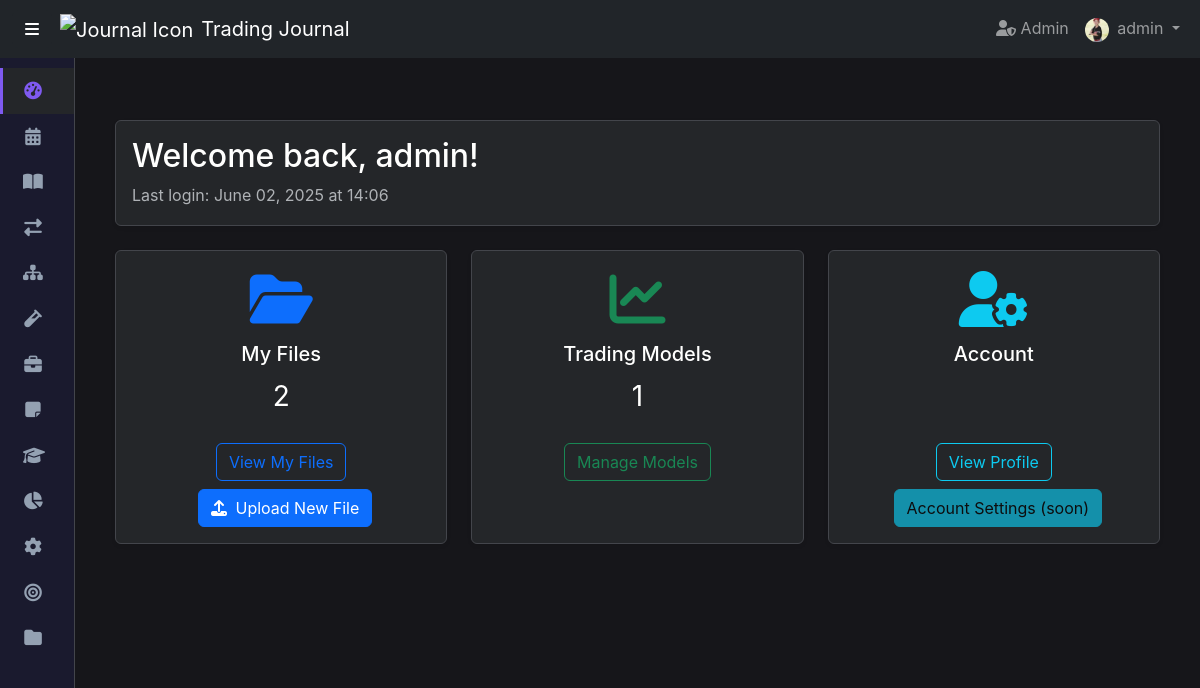
The app's page /index (signed in) with its own data.
### app/models.py (models this page shows, shortened)
class User(db.Model, UserMixin):
    __tablename__ = 'user'
    id = db.Column(db.Integer, primary_key=True)
    username = db.Column(db.String(80), unique=True, nullable=False, index=True)
    email = db.Column(db.String(120), unique=True, nullable=False, index=True)
    password_hash = db.Column(db.String(256), nullable=False)
    name = db.Column(db.String(100), nullable=True)
    role = db.Column(db.Enum(UserRole), nullable=False, default=UserRole.USER)
    created_at = db.Column(db.DateTime, nullable=False, default=datetime.utcnow)
    updated_at = db.Column(db.DateTime, nullable=True, onupdate=datetime.utcnow)
    last_login = db.Column(db.DateTime, nullable=True)
    is_active = db.Column(db.Boolean, nullable=False, default=True)
    profile_picture = db.Column(db.String(200), nullable=True) # Path relative to static/profile_pics
    bio = db.Column(db.Text, nullable=True)
    is_email_verified = db.Column(db.Boolean, nullable=False, server_default='0') # Use server_default for new DBs
    activities = db.relationship('Activity', backref='user', lazy='dynamic', cascade='all, delete-orphan')
    files = db.relationship('File', backref='user', lazy='dynamic', cascade='all, delete-orphan')
    settings = db.relationship('Settings', backref='user', uselist=False, cascade='all, delete-orphan')
    api_keys = db.relationship('ApiKey', backref='user', lazy='dynamic', cascade='all, delete-orphan')
    trading_models = db.relationship('TradingModel', backref='user', lazy='dynamic')
    trades = db.relationship('Trade', backref='user', lazy='dynamic')
    daily_journals = db.relationship('DailyJournal', backref='user', lazy='dynamic')
    weekly_journals = db.relationship('WeeklyJournal', backref='user', lazy='dynamic')
    monthly_journals = db.relationship('MonthlyJournal', backref='user', lazy='dynamic')
    quarterly_journals = db.relationship('QuarterlyJournal', backref='user', lazy='dynamic')
    yearly_journals = db.relationship('YearlyJournal', backref='user', lazy='dynamic')
    def is_admin(self): return self.role == UserRole.ADMIN

### app/blueprints/main_bp.py (the view)
@main_bp.route('/')
@main_bp.route('/index') # You can have multiple routes for the same function
@login_required
def index():
    return render_template('index.html', title="Dashboard", Activity=Activity)

### app/templates/main/index.html (shortened to what this page needs)
{% extends "base.html" %}
{% block content %}
<div class="container mt-4">
    <div class="card shadow-sm mb-4 welcome-section">
        <div class="card-body">
            <h2 class="card-title">Welcome back, {{ current_user.username }}!</h2>
            <p class="card-text text-muted last-login">
                Last login:
                {% if current_user.last_login %}
                    {{ current_user.last_login.strftime('%B %d, %Y at %H:%M') }}
                {% else %}
                    This is your first login.
                {% endif %}
            </p>
        </div>
    </div>
    <div class="row gy-4">
        <div class="col-md-6 col-lg-4">
            <div class="card shadow-sm h-100">
                <div class="card-body text-center">
                    <div class="card-icon display-4 text-primary mb-2">
                        <i class="fas fa-folder-open"></i>
                    </div>
                    <h5 class="card-title">My Files</h5>
                    <p class="card-text stat fs-3">{{ current_user.files.count() }}</p>
                    <a href="{{ url_for('files.user_my_files') }}" class="btn btn-outline-primary mt-2">View My Files</a>
                    <a href="{{ url_for('files.user_upload_file') }}" class="btn btn-primary mt-2 ms-2">
                        <i class="fas fa-upload me-1"></i> Upload New File
                    </a>
                </div>
            </div>
        </div>
        <div class="col-md-6 col-lg-4">
            <div class="card shadow-sm h-100">
                <div class="card-body text-center">
                    <div class="card-icon display-4 text-success mb-2">
                        <i class="fas fa-chart-line"></i>
                    </div>
                    <h5 class="card-title">Trading Models</h5>
                    <p class="card-text stat fs-3">{{ current_user.trading_models.count() }}</p>
                    <a href="{{ url_for('trading_models.view_trading_models_list') }}" class="btn btn-outline-success mt-2">Manage Models</a>
                </div>
            </div>
        </div>
        <div class="col-md-6 col-lg-4">
            <div class="card shadow-sm h-100">
                <div class="card-body text-center">
                    <div class="card-icon display-4 text-info mb-2">
                        <i class="fas fa-user-cog"></i>
                    </div>
                    <h5 class="card-title">Account</h5>
                    <p class="card-text stat fs-3">&nbsp;</p>
                    <a href="{{ url_for('auth.user_profile') }}" class="btn btn-outline-info mt-2">View Profile</a>
                    <a href="#" class="btn btn-info mt-2 ms-2 disabled" aria-disabled="true">Account Settings (soon)</a>
                </div>
            </div>
        </div>
    </div>
</div>
{% endblock %}

### app/templates/base.html (shortened to what this page needs)
<!DOCTYPE html>
<html lang="en" data-bs-theme="{{ theme if theme else 'dark' }}">
<head>
    <link href="https://cdn.jsdelivr.net/npm/bootstrap@5.3.2/dist/css/bootstrap.min.css" rel="stylesheet">
    <link rel="stylesheet" href="https://cdnjs.cloudflare.com/ajax/libs/font-awesome/6.5.2/css/all.min.css" />
    <link rel="stylesheet" href="{{ url_for('static', filename='css/style.css') }}">
</head>
<body class="d-flex flex-column min-vh-100">
    <nav class="navbar navbar-expand-lg navbar-dark bg-dark fixed-top">
        <div class="container-fluid">
            {% if current_user.is_authenticated %}
            <button class="btn btn-dark me-2" type="button" id="menuToggle" title="Toggle Sidebar">
                <i class="fas fa-bars"></i>
            </button>
            {% endif %}
            <a class="navbar-brand d-flex align-items-center" href="{{ url_for('main.index') }}">
                <img src="{{ url_for('static', filename='images/icon.png') }}" alt="Journal Icon"
                     class="navbar-brand-icon me-2">
                Trading Journal
            </a>
            <div class="collapse navbar-collapse" id="topNavbarContent">
                <ul class="navbar-nav ms-auto">
                    {% if current_user.is_authenticated %}
                        {% if current_user.is_admin() %}
                        <li class="nav-item">
                            <a class="nav-link {% if request.blueprint == 'admin' %}active{% endif %}" href="{{ url_for('admin.show_admin_dashboard') }}" title="Admin Panel">
                                <i class="fas fa-user-shield"></i> <span class="d-none d-md-inline">Admin</span>
                            </a>
                        </li>
                        {% endif %}
                        <li class="nav-item dropdown">
                            <a class="nav-link dropdown-toggle " href="#" id="navbarUserDropdownTopRight" role="button" data-bs-toggle="dropdown" aria-expanded="false">
                                {% if current_user.profile_picture and current_user.profile_picture != 'default.jpg' %}
                                    <img src="{{ url_for('static', filename=config.get('PROFILE_PICS_FOLDER_REL', 'profile_pics') + '/' + current_user.profile_picture) }}?v={{ range(1,100000)|random }}" alt="User Avatar" class="rounded-circle me-1" style="width: 24px; height: 24px; object-fit: cover;">
                                {% else %}
                                     <i class="fas fa-user-circle fa-lg me-1"></i>
                                {% endif %}
                                <span class="d-none d-md-inline">{{ current_user.username if current_user.username else 'User' }}</span>
                            </a>
                        </li>
                    {% endif %}
                </ul>
            </div>
        </div>
    </nav>
    <div class="app-body-container d-flex flex-grow-1">
        {% if current_user.is_authenticated %}
        <aside class="sidebar sidebar-initializing">
            <nav class="sidebar-nav flex-grow-1">
                <ul>
                    <li><a href="{{ url_for('main.index') }}" class="{{ 'active' if request.endpoint == 'main.index' else '' }}"><i class="fas fa-tachometer-alt icon"></i><span class="label">Dashboard</span></a></li>
                    <li class="has-submenu">
                        <a href="#"><i class="fas fa-calendar-alt icon"></i><span class="label">Calendar</span><span class="arrow"></span></a>
                    </li>
                    <li class="has-submenu">
                        <a href="#"><i class="fas fa-book-open icon"></i><span class="label">Journal</span><span class="arrow"></span></a>
                    </li>
                    <li><a href="{{ url_for('trades.view_trades_list') }}" class="{{ 'active' if request.blueprint == 'trades' else '' }}"><i class="fas fa-exchange-alt icon"></i><span class="label">Trades</span></a></li>
                    <li><a href="{{ url_for('trading_models.view_trading_models_list') }}" class="{{ 'active' if request.blueprint == 'trading_models' else '' }}"><i class="fas fa-sitemap icon"></i><span class="label">Trade Models</span></a></li>
                    <li><a href="#"><i class="fas fa-vial icon"></i><span class="label">Backtesting (Soon)</span></a></li>
                    <li class="has-submenu">
                        <a href="#"><i class="fas fa-briefcase icon"></i><span class="label">Business Plan</span><span class="arrow"></span></a>
                    </li>
                    <li><a href="#"><i class="fas fa-sticky-note icon"></i><span class="label">Notes (Soon)</span></a></li>
                    <li><a href="#"><i class="fas fa-graduation-cap icon"></i><span class="label">Continuing Ed (Soon)</span></a></li>
                    <li class="has-submenu">
                        <a href="#"><i class="fas fa-chart-pie icon"></i><span class="label">Statistics & Charts</span><span class="arrow"></span></a>
                    </li>
                    <li><a href="{{ url_for('settings.view_settings') }}" class="{{ 'active' if request.blueprint == 'settings' else '' }}"><i class="fas fa-cog icon"></i><span class="label">Settings</span></a></li>
                    <li><a href="#"><i class="fas fa-bullseye icon"></i><span class="label">Goals (Soon)</span></a></li>
                    <li><a href="{{ url_for('files.user_my_files') }}" class="{{ 'active' if request.blueprint == 'files' and request.endpoint == 'files.user_my_files' else '' }}"><i class="fas fa-folder icon"></i><span class="label">My Files</span></a></li>
                </ul>
            </nav>
        </aside>
        {% endif %}
        <main class="main-content flex-grow-1">
             <div class="container-fluid content-wrapper py-4">
                {% block content %}{% endblock %}
            </div>
        </main>
    </div>
</body>
</html>

### app/static/css/style.css (style rules this page uses)
body { font-family: -apple-system, BlinkMacSystemFont, "Segoe UI", Roboto, "Helvetica Neue", Arial, sans-serif; margin: 0; padding: 0; line-height: 1.6; color: var(--text-color); background-color: var(--main-bg); padding-top: 56px; transition: background-color 0.3s ease, color 0.3s ease; }
a { color: var(--primary-color); text-decoration: none; }
:root, html[data-bs-theme="dark"] { --primary-color: #7f5af0; --primary-light: #9d8bf5; --secondary-color: #2cb67d; --main-bg: #16161a; --content-bg: #242629; --sidebar-bg: #1a1a2e; --text-color: #fffffe; --text-secondary: #94a1b2; --border-color: #43454b; --bs-body-color: var(--text-color); --bs-body-bg: var(--main-bg); }
.navbar-brand-icon { height: 30px; width: auto; object-fit: contain; }
.app-body-container { display: flex; flex-grow: 1; position: relative; }
.sidebar { width: 75px; background-color: var(--sidebar-bg); color: var(--text-secondary); display: flex; flex-direction: column; position: fixed; top: 56px; left: 0; height: calc(100vh - 56px); z-index: 1020; border-right: 1px solid var(--border-color); overflow-x: hidden; overflow-y: auto; transition: width 0.3s ease-in-out, transform 0.3s ease-in-out, opacity 0.1s ease-in-out; transform: translateX(0); opacity: 1; visibility: visible; }
.sidebar.desktop-icon-only .sidebar-nav li a { justify-content: center; }
.sidebar.desktop-icon-only .sidebar-nav li a .icon { margin-right: 0; }
.sidebar-nav { overflow-y: auto; flex-grow: 1; margin-top: 0; padding-top: 0.75rem; }
.sidebar-nav ul { list-style: none; padding: 0; margin: 0; }
.sidebar-nav li a { display: flex; align-items: center; padding: 10px 20px; color: var(--text-secondary); text-decoration: none; transition: background-color 0.2s ease, color 0.2s ease, padding 0.3s ease, justify-content 0.3s ease; border-left: 3px solid transparent; white-space: nowrap; overflow: hidden; }
.sidebar-nav li a:hover, .sidebar-nav li a.active { background-color: var(--content-bg); color: var(--primary-color); border-left-color: var(--primary-color); }
.sidebar-nav li a .icon { margin-right: 15px; width: 20px; text-align: center; font-size: 1.1em; transition: margin-right 0.3s ease; }
.main-content { flex-grow: 1; transition: margin-left 0.3s ease-in-out; padding: 1rem; }
.main-content.sidebar-desktop-icon-only { margin-left: 75px; }
.card { background-color: var(--content-bg); border: 1px solid var(--border-color); }

### records on screen
User: profile_picture (picture), username "admin", last_login "June 02, 2025 at 14:06"

### other values on screen
{{ current_user.files.count() }} "2"
{{ current_user.trading_models.count() }} "1"
